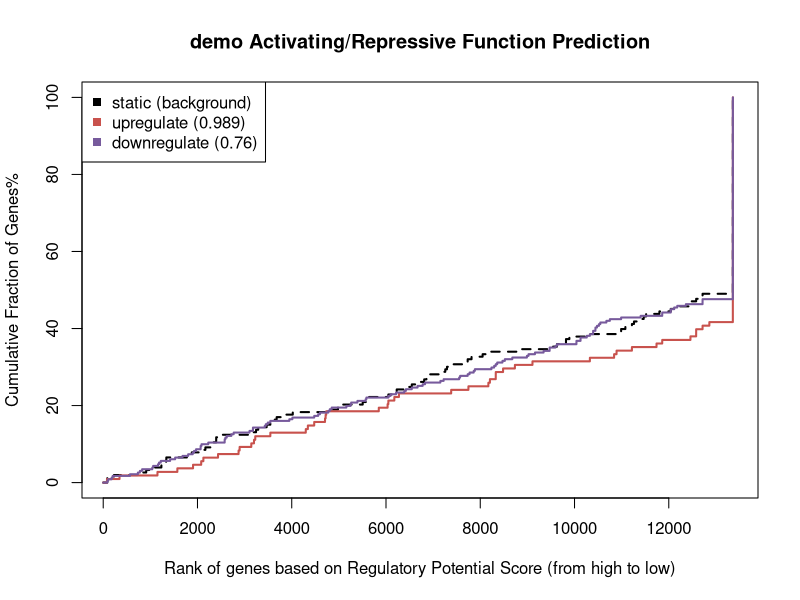

Write the R code that produced this figure.

options(warn = -1)
cr <- colorRampPalette(col=c("#C8524D", "#BDD791", "#447CBE", "#775A9C"), bias=1)
col <- cr(2)
scores <- list()

vmax <- 13361.000000
d <- as.numeric(c(13361.000000,4023.000000,11219.000000,6634.000000,13361.000000,12043.000000,7816.000000,7259.000000,13361.000000,13361.000000,10990.000000,13361.000000,13361.000000,9820.000000,12718.000000,13361.000000,13361.000000,13361.000000,6423.000000,13361.000000,13361.000000,13361.000000,13361.000000,13361.000000,6548.000000,2398.000000,6859.000000,13361.000000,13361.000000,12718.000000,13361.000000,13361.000000,13361.000000,1025.000000,13361.000000,11263.000000,13361.000000,13361.000000,11080.000000,13361.000000,13361.000000,13361.000000,13361.000000,13361.000000,12582.000000,11802.000000,7734.000000,9433.000000,8051.000000,13361.000000,12461.000000,6919.000000,3290.000000,6132.000000,13361.000000,9820.000000,2169.000000,13361.000000,3681.000000,13361.000000,13361.000000,13361.000000,3576.000000,913.000000,3867.000000,13361.000000,1303.000000,7640.000000,13361.000000,13361.000000,13361.000000,1880.000000,13361.000000,5633.000000,2398.000000,13361.000000,13361.000000,10990.000000,12115.000000,13361.000000,13361.000000,1336.000000,13361.000000,6811.000000,229.000000,13361.000000,13361.000000,13361.000000,6051.000000,13361.000000,13361.000000,13361.000000,7176.000000,13361.000000,5633.000000,13361.000000,9629.000000,10292.000000,2489.000000,3130.000000,7415.000000,13361.000000,761.000000,13361.000000,5074.000000,3469.000000,8225.000000,13361.000000,2292.000000,13361.000000,1340.000000,9892.000000,13361.000000,13361.000000,13361.000000,4982.000000,13361.000000,8883.000000,1861.000000,86.000000,13361.000000,3244.000000,13361.000000,13361.000000,7295.000000,13361.000000,2312.000000,13361.000000,13361.000000,13361.000000,6228.000000,3547.000000,2142.000000,13361.000000,5507.000000,13361.000000,13361.000000,11348.000000,13361.000000,12461.000000,13361.000000,11469.000000,87.000000,13361.000000,13361.000000,11520.000000,13361.000000,13361.000000,13361.000000,4843.000000,1235.000000,13361.000000,13361.000000))
bg <- d
bg[bg == 'NA'] <- NA
d <- as.numeric(c(13361,6178,9109,13361,13361,13361,11741,13361,3227,13361,1574,13361,13361,13361,347,10327,13361,13361,13361,13361,13361,7750,13361,13361,13361,81,13361,12582,13361,13361,11862,3143,8485,13361,13361,13361,13361,13361,6035,1152,13361,8206,8736,12461,13361,12582,8173,2873,13361,13361,4733,3547,13361,13361,8330,4707,12862,2895,13361,13361,13361,13361,6276,5848,13361,13361,13361,6051,2080,13361,11219,4720,4478,13361,12718,13361,13361,7384,13361,13361,13361,13361,13361,13361,4343,2126,13361,10841,13361,13361,13361,13361,2437,13361,13361,13361,13361,13361,13361,3200,13361,8330,13361,10893,13361,13361,4299,1907))
scores[["upregulate"]] <- d
d <- as.numeric(c(13361,6671,13361,13361,12043,3450,13361,13361,13361,13361,1971,13361,3492,13361,13361,13361,6830,13361,2622,13361,1420,9162,13361,2230,13361,736,5395,2720,3950,6389,13361,13361,826,1185,2086,13361,13361,10042,13361,13361,7155,13361,13361,13361,13361,105,13361,13361,13361,13361,13361,13361,13361,10548,13361,10261,1928,13361,10327,13361,6215,9629,2068,4600,2068,13361,13361,5262,5569,13361,10478,10445,5585,13361,13361,1222,12181,13361,569,6548,8238,13361,4777,11404,13361,13361,1042,6097,13361,13361,4015,8330,12364,13361,13361,13361,180,8523,13361,13361,3428,13361,13361,13361,13361,10129,13361,12718,1803,779,13361,7574,13361,12718,4478,202,7224,2593,1164,13361,10396,10042,10990,12115,13361,8361,12718,5250,13361,13361,13361,8681,4562,13361,4808,13361,13361,2769,13361,13361,7862,13361,13361,13361,13361,12043,3178,1683,13361,8472,10751,13361,11862,13361,9345,13361,6779,13361,13361,13361,7553,13361,6051,13361,7734,13361,13361,13361,2578,2578,13361,13361,13361,8991,10677,8296,13361,3178,9473,13361,13361,13361,13361,13361,13361,6423,13361,13361,13361,13361,89,13361,13361,13361,13361,13361,1060,1527,10129,13361,13361,10519,11862,13361,13361,13361,10396,13361,13361,10445,13361,9473,13361,13361,5160,13361,9025,13361,7774,1900,13361,7887,13361,13361,3547,13361,13361,3105,4849,13361,9597))
scores[["downregulate"]] <- d
uplimit <- trunc(vmax) + 1

breaks <- seq(0, uplimit, by = 1)
hs <- list()
d <- as.vector(na.omit(scores[["upregulate"]]))
d <- d[d >= 0 & d <= uplimit]
h <- hist(d, breaks = breaks, plot = FALSE)
hs[["upregulate"]] <- h
d <- as.vector(na.omit(scores[["downregulate"]]))
d <- d[d >= 0 & d <= uplimit]
h <- hist(d, breaks = breaks, plot = FALSE)
hs[["downregulate"]] <- h
dbg <- as.vector(na.omit(bg))
dbg <- dbg[dbg >= 0 & dbg <= uplimit]
hbg <- hist(dbg, breaks=breaks, plot=FALSE)

x <- h$mids
chs <- list()
c <- 100*cumsum(hs[["upregulate"]]$count)/sum(hs[["upregulate"]]$count)
chs[["upregulate"]] <- c
c <- 100*cumsum(hs[["downregulate"]]$count)/sum(hs[["downregulate"]]$count)
chs[["downregulate"]] <- c
cbg <- 100* cumsum(hbg$count)/sum(hbg$count)

p_values <- list()
d <- as.vector(na.omit(scores[["upregulate"]]))
d <- d[d >= 0 & d <= uplimit]
ks <- ks.test(d, dbg, alternative = "greater")
p_values[["upregulate"]] <- ks$p.value
d <- as.vector(na.omit(scores[["downregulate"]]))
d <- d[d >= 0 & d <= uplimit]
ks <- ks.test(d, dbg, alternative = "greater")
p_values[["downregulate"]] <- ks$p.value

ps = as.matrix(p_values)
write.table(ps, file = 'demo_pvalues.txt', sep = '	', col.names = F)
pdf("demo_function_prediction.pdf", height = 7, width = 7)
downlimit <- 81.000000
plot(x, cbg, type="l", lty=2, lwd=2, col="black", xlab="Rank of genes based on Regulatory Potential Score (from high to low)", ylab="Cumulative Fraction of Genes%", main="demo Activating/Repressive Function Prediction", xlim=c(downlimit, uplimit), ylim=c(0, 100))

l <- c('static (background)')
lines(x, chs[["upregulate"]], lty=1, lwd=2, col=col[1])
l <- c(l, paste("upregulate (", format(p_values[["upregulate"]], digits=3), ")", sep=""))
lines(x, chs[["downregulate"]], lty=1, lwd=2, col=col[2])
l <- c(l, paste("downregulate (", format(p_values[["downregulate"]], digits=3), ")", sep=""))
legend('topleft', legend=l, col=c('black',col), pch=15)
dev.off()